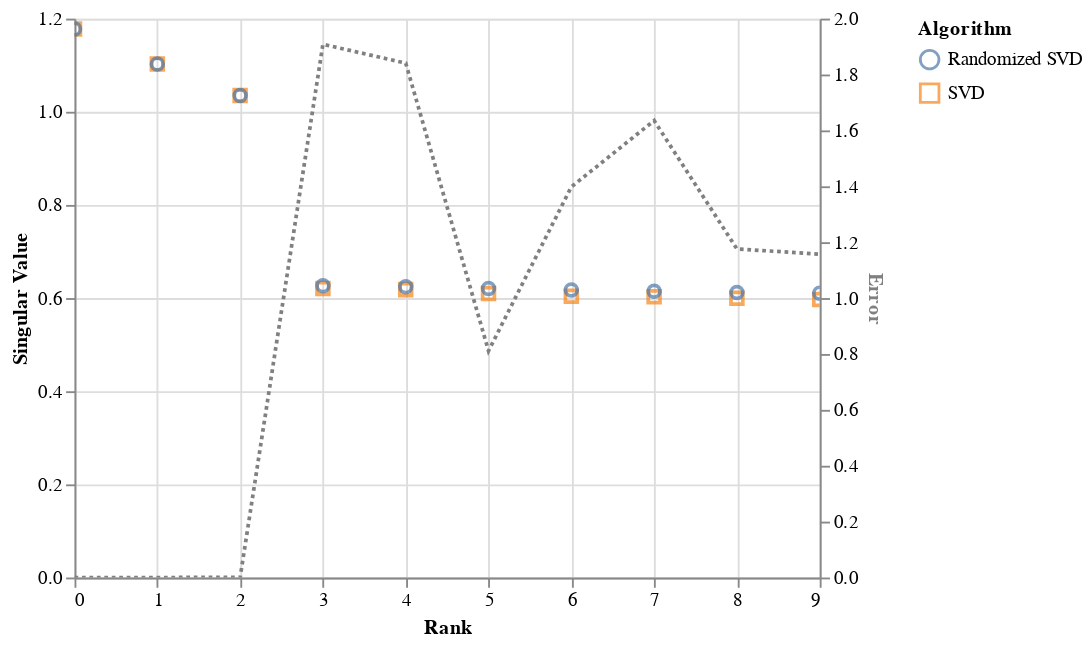

Write notebook code for a chart like this one.
### Code cell
M = sample_lowrank_matrix(1000, 3, noise=10)
svd_random = randomized_svd(M, 10)
svd_standard = torch.linalg.svd(M)

alt.layer(
    plot_singular_values(limit_ranks=10, **{"SVD": svd_random, "Randomized SVD": svd_standard}),
    plot_singular_vector_errors(svd_random, svd_standard, limit_ranks=10)
).resolve_scale(y="independent")

### Figure 1 — Vega-Lite specification as saved in the notebook (floating-point values rounded to 4 significant figures)
{"config": {"view": {"continuousWidth": 400, "continuousHeight": 300}}, "layer": [{"data": {"name": "data-7bd92bed013207a6b11b88a87b4f30a7"}, "mark": {"type": "point", "size": 40}, "encoding": {"color": {"type": "nominal", "field": "Algorithm"}, "shape": {"type": "nominal", "field": "Algorithm"}, "tooltip": [{"type": "nominal", "field": "Algorithm"}, {"type": "quantitative", "field": "Value"}], "x": {"type": "quantitative", "field": "Rank"}, "y": {"type": "quantitative", "axis": {"title": "Singular Value"}, "field": "Value"}}, "selection": {"selector003": {"type": "interval", "bind": "scales", "encodings": ["x", "y"]}}}, {"data": {"name": "data-0e322d22ad442de23374fee52e3dedc0"}, "mark": {"type": "line", "color": "gray", "strokeDash": [2, 2]}, "encoding": {"tooltip": [{"type": "quantitative", "field": "Error"}], "x": {"type": "quantitative", "field": "Rank"}, "y": {"type": "quantitative", "axis": {"title": "Error", "titleColor": "gray"}, "field": "Error"}}, "selection": {"selector004": {"type": "interval", "bind": "scales", "encodings": ["x", "y"]}}}], "resolve": {"scale": {"y": "independent"}}, "$schema": "https://vega.github.io/schema/vega-lite/v4.8.1.json", "datasets": {"data-7bd92bed013207a6b11b88a87b4f30a7": [{"Rank": 0, "Value": 1.178, "Algorithm": "SVD"}, {"Rank": 1, "Value": 1.102, "Algorithm": "SVD"}, {"Rank": 2, "Value": 1.035, "Algorithm": "SVD"}, {"Rank": 3, "Value": 0.6206, "Algorithm": "SVD"}, {"Rank": 4, "Value": 0.6181, "Algorithm": "SVD"}, {"Rank": 5, "Value": 0.6098, "Algorithm": "SVD"}, {"Rank": 6, "Value": 0.6038, "Algorithm": "SVD"}, {"Rank": 7, "Value": 0.6027, "Algorithm": "SVD"}, {"Rank": 8, "Value": 0.5996, "Algorithm": "SVD"}, {"Rank": 9, "Value": 0.5969, "Algorithm": "SVD"}, {"Rank": 0, "Value": 1.178, "Algorithm": "Randomized SVD"}, {"Rank": 1, "Value": 1.102, "Algorithm": "Randomized SVD"}, {"Rank": 2, "Value": 1.035, "Algorithm": "Randomized SVD"}, {"Rank": 3, "Value": 0.6264, "Algorithm": "Randomized SVD"}, {"Rank": 4, "Value": 0.6243, "Algorithm": "Randomized SVD"}, {"Rank": 5, "Value": 0.6207, "Algorithm": "Randomized SVD"}, {"Rank": 6, "Value": 0.6175, "Algorithm": "Randomized SVD"}, {"Rank": 7, "Value": 0.6145, "Algorithm": "Randomized SVD"}, {"Rank": 8, "Value": 0.6121, "Algorithm": "Randomized SVD"}, {"Rank": 9, "Value": 0.6106, "Algorithm": "Randomized SVD"}], "data-0e322d22ad442de23374fee52e3dedc0": [{"Rank": 0, "Error": 4.332e-05}, {"Rank": 1, "Error": 0.0001211}, {"Rank": 2, "Error": 0.0002525}, {"Rank": 3, "Error": 1.908}, {"Rank": 4, "Error": 1.841}, {"Rank": 5, "Error": 0.8108}, {"Rank": 6, "Error": 1.398}, {"Rank": 7, "Error": 1.635}, {"Rank": 8, "Error": 1.176}, {"Rank": 9, "Error": 1.157}]}}
